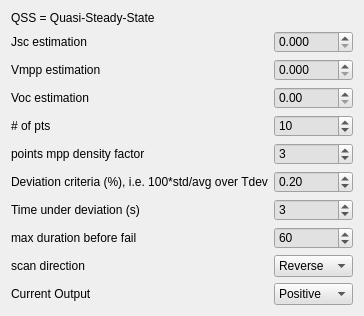
              <widget class="QWidget" name="QSS">
               <attribute name="title">
                <string>QSS</string>
               </attribute>
               <layout class="QGridLayout" name="gridLayout_24">
                <item row="9" column="0">
                 <widget class="QLabel" name="label_49">
                  <property name="text">
                   <string>scan direction</string>
                  </property>
                 </widget>
                </item>
                <item row="10" column="0">
                 <widget class="QLabel" name="label_100">
                  <property name="text">
                   <string>Current Output</string>
                  </property>
                 </widget>
                </item>
                <item row="9" column="1">
                 <widget class="QComboBox" name="comboBox_QSS_ScanDir">
                  <property name="styleSheet">
                   <string notr="true">background-color: rgb(225, 225, 225);</string>
                  </property>
                  <item>
                   <property name="text">
                    <string>Reverse</string>
                   </property>
                  </item>
                  <item>
                   <property name="text">
                    <string>Forward</string>
                   </property>
                  </item>
                 </widget>
                </item>
                 <item row="10" column="1">
                 <widget class="QComboBox" name="comboBox_QSS_Current">
                  <property name="styleSheet">
                   <string notr="true">background-color: rgb(225, 225, 225);</string>
                  </property>
                  <item>
                   <property name="text">
                    <string>Positive</string>
                   </property>
                  </item>
                  <item>
                   <property name="text">
                    <string>Negative</string>
                   </property>
                  </item>
                 </widget>
                </item>
                <item row="1" column="1">
                 <widget class="QDoubleSpinBox" name="doubleSpinBox_QSS_JscEstim">
                  <property name="styleSheet">
                   <string notr="true">background-color: rgb(225, 225, 225);</string>
                  </property>
                  <property name="decimals">
                   <number>3</number>
                  </property>
                  <property name="maximum">
                   <double>999.990000000000009</double>
                  </property>
                 </widget>
                </item>
                <item row="3" column="1">
                 <widget class="QDoubleSpinBox" name="doubleSpinBox_QSS_VocEstim">
                  <property name="styleSheet">
                   <string notr="true">background-color: rgb(225, 225, 225);</string>
                  </property>
                  <property name="maximum">
                   <double>9999.989999999999782</double>
                  </property>
                 </widget>
                </item>
                <item row="3" column="0">
                 <widget class="QLabel" name="label_43">
                  <property name="text">
                   <string>Voc estimation</string>
                  </property>
                 </widget>
                </item>
                <item row="8" column="1">
                 <widget class="QDoubleSpinBox" name="doubleSpinBox_QSS_TimeMax4Fail">
                  <property name="styleSheet">
                   <string notr="true">background-color: rgb(225, 225, 225);</string>
                  </property>
                  <property name="decimals">
                   <number>0</number>
                  </property>
                  <property name="maximum">
                   <double>1000.000000000000000</double>
                  </property>
                  <property name="value">
                   <double>60.000000000000000</double>
                  </property>
                 </widget>
                </item>
                <item row="0" column="0" colspan="2">
                 <widget class="QLabel" name="label_44">
                  <property name="sizePolicy">
                   <sizepolicy hsizetype="Preferred" vsizetype="Maximum">
                    <horstretch>0</horstretch>
                    <verstretch>0</verstretch>
                   </sizepolicy>
                  </property>
                  <property name="text">
                   <string>QSS = Quasi-Steady-State</string>
                  </property>
                 </widget>
                </item>
                <item row="2" column="1">
                 <widget class="QDoubleSpinBox" name="doubleSpinBox_QSS_VmppEstim">
                  <property name="styleSheet">
                   <string notr="true">background-color: rgb(225, 225, 225);</string>
                  </property>
                  <property name="decimals">
                   <number>3</number>
                  </property>
                  <property name="maximum">
                   <double>9999.989999999999782</double>
                  </property>
                 </widget>
                </item>
                <item row="4" column="0">
                 <widget class="QLabel" name="label_45">
                  <property name="text">
                   <string># of pts</string>
                  </property>
                 </widget>
                </item>
                <item row="4" column="1">
                 <widget class="QDoubleSpinBox" name="doubleSpinBox_QSS_Nbpts">
                  <property name="styleSheet">
                   <string notr="true">background-color: rgb(225, 225, 225);</string>
                  </property>
                  <property name="decimals">
                   <number>0</number>
                  </property>
                  <property name="value">
                   <double>10.000000000000000</double>
                  </property>
                 </widget>
                </item>
                <item row="6" column="0">
                 <widget class="QLabel" name="label_46">
                  <property name="text">
                   <string>Deviation criteria (%), i.e. 100*std/avg over Tdev</string>
                  </property>
                 </widget>
                </item>
                <item row="1" column="0">
                 <widget class="QLabel" name="label_36">
                  <property name="text">
                   <string>Jsc estimation</string>
                  </property>
                 </widget>
                </item>
                <item row="6" column="1">
                 <widget class="QDoubleSpinBox" name="doubleSpinBox_QSS_DevCrit">
                  <property name="styleSheet">
                   <string notr="true">background-color: rgb(225, 225, 225);</string>
                  </property>
                  <property name="value">
                   <double>0.200000000000000</double>
                  </property>
                 </widget>
                </item>
                <item row="8" column="0">
                 <widget class="QLabel" name="label_48">
                  <property name="text">
                   <string>max duration before fail</string>
                  </property>
                 </widget>
                </item>
                <item row="7" column="0">
                 <widget class="QLabel" name="label_47">
                  <property name="text">
                   <string>Time under deviation (s)</string>
                  </property>
                 </widget>
                </item>
                <item row="7" column="1">
                 <widget class="QDoubleSpinBox" name="doubleSpinBox_QSS_TimeDev">
                  <property name="styleSheet">
                   <string notr="true">background-color: rgb(225, 225, 225);</string>
                  </property>
                  <property name="decimals">
                   <number>0</number>
                  </property>
                  <property name="maximum">
                   <double>1000.000000000000000</double>
                  </property>
                  <property name="value">
                   <double>3.000000000000000</double>
                  </property>
                 </widget>
                </item>
                <item row="2" column="0">
                 <widget class="QLabel" name="label_42">
                  <property name="text">
                   <string>Vmpp estimation</string>
                  </property>
                 </widget>
                </item>
                <item row="5" column="0">
                 <widget class="QLabel" name="label_58">
                  <property name="text">
                   <string>points mpp density factor</string>
                  </property>
                 </widget>
                </item>
                <item row="5" column="1">
                 <widget class="QSpinBox" name="spinBox_QSS_mppptsdensity">
                  <property name="styleSheet">
                   <string notr="true">background-color: rgb(225, 225, 225);</string>
                  </property>
                  <property name="value">
                   <number>3</number>
                  </property>
                 </widget>
                </item>
               </layout>
              </widget>
